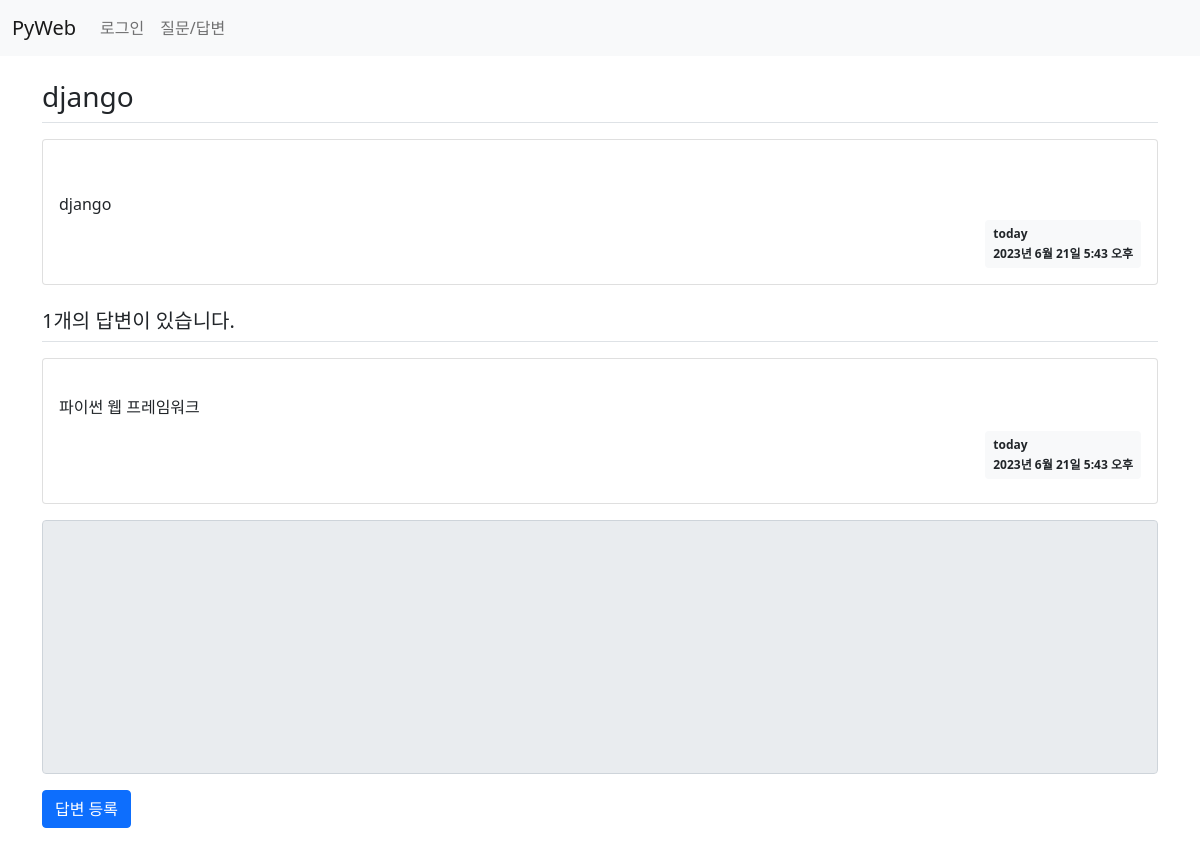
The app's page /board/28/ with its own data.
### board/models.py (models this page shows, shortened)
class Question(models.Model):
    subject = models.CharField(max_length=200)
    content = models.TextField()
    create_date = models.DateTimeField()
    modify_date = models.DateTimeField(null=True, blank=True)
    author = models.ForeignKey(User, on_delete=models.CASCADE)

class Answer(models.Model):
    question = models.ForeignKey(Question, on_delete=models.CASCADE)
    content = models.TextField()
    create_date = models.DateTimeField()
    modify_date = models.DateTimeField(null=True, blank=True)
    author = models.ForeignKey(User, on_delete=models.CASCADE)

### board/views.py (the view)
# urls.py: path('<int:question_id>/', views.detail, name='detail'),
def detail(requset, question_id):
    question = Question.objects.get(id=question_id)
    context = {'question': question}
    return render(requset, 'board/detail.html', context)

### templates/board/detail.html (shortened to what this page needs)
{% extends 'base.html' %}
{% block content %}
<div class="container my-3">
  <section id="detail">
      <h3 class="border-bottom py-2">{{ question.subject }}</h3>
      <div class="card my-3">
          <div class="card-body">
              <div class="card-text" style="white-space: pre-line; line-height: 2">
                  {{ question.content }}
              </div>
              <div class="d-flex justify-content-end">
                  <div class="badge bg-light text-dark p-2">
                      <div class="mb-2 text-start">{{ question.author }}</div>
                      <div>{{ question.create_date }}</div>
                  </div>
              </div>
          </div>
      </div>
      <h5 class="border-bottom my-3 py-2">{{ question.answer_set.count }}개의 답변이 있습니다.</h5>
      {% for answer in question.answer_set.all %}
      <div class="card my-3">
          <div class="card-body pt-0">
              <div class="card-text" style="white-space: pre-line; line-height: 2">
              {{ answer.content }}
              </div>
              <div class="d-flex justify-content-end my-2">
                  <div class="badge bg-light text-dark p-2">
                      <div class="mb-2 text-start">{{ answer.author }}</div>
                      <div>{{ question.create_date }}</div>
                  </div>
              </div>
          </div>
      </div>
      {% endfor %}
      <form action="{% url 'board:answer_create' question.id %}"
            method="post" class="my-3">
          <div class="form-group">
            <textarea id="content" name="content" rows="10" class="form-control"
                {% if not user.is_authenticated %} disabled {% endif %}></textarea>
          </div>
          <input type="submit" value="답변 등록" class="btn btn-primary my-3">
      </form>
  </section>
</div>
{% endblock %}

### static/board/css/style.css (style rules this page uses)
textarea { resize: none; }

### records on screen
Question: subject "django", content "django", author "today", create_date "2023년 6월 21일 5:43 오후", answer_set.count "1"
Answer: content "파이썬 웹 프레임워크", author "today"
